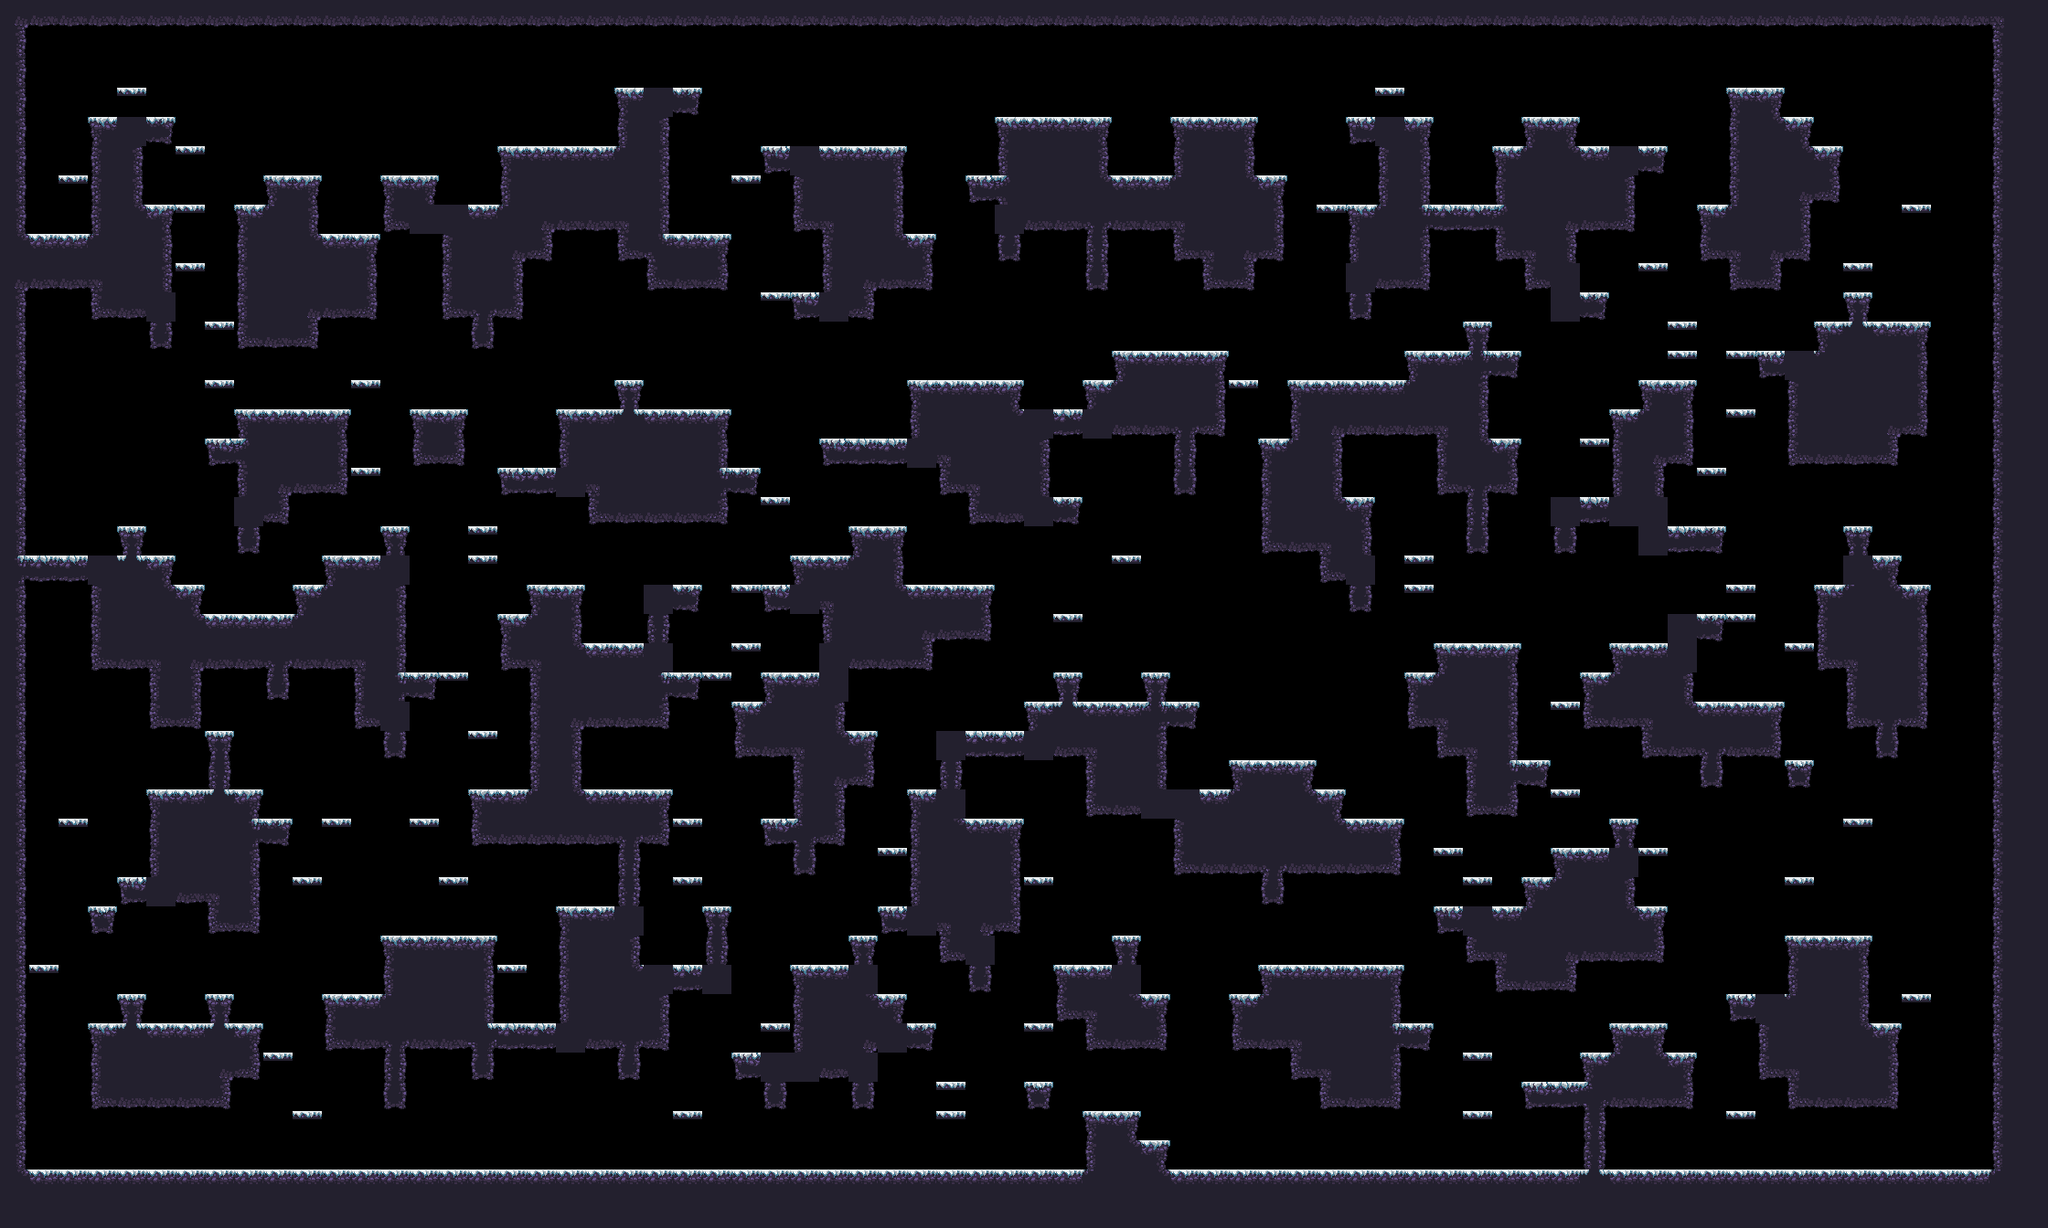

Below is a game level as drawn by its tile map, then a one-line description and the .tmx that defines it (tile-layer data replaced by summaries):
An orthogonal 70x42 tile map with 32x32 px tiles, 1 tile layer (main) and 17 objects (9x spawn, spawnPlayer0, spawnCrown0, spawnPlayer1, spawnCrown1, ...).

<map compressionlevel="0" height="42" infinite="0" nextlayerid="3" nextobjectid="4" orientation="orthogonal" renderorder="right-down" tiledversion="1.3.2" tileheight="32" tilewidth="32" version="1.2" width="70">
 <tileset firstgid="1" source="forest_winter_tile_set.tsx" />
 <layer height="42" id="1" name="main" width="70">
  <data>[2940 cells, 1292 non-empty, 29 distinct tile ids]</data>
 </layer>
 <objectgroup id="2" name="objects"><object id="1" name="spawnPlayer0" x="64" y="208.0" /><object id="2" name="spawnCrown0" x="160" y="80.0" /><object id="3" name="spawnPlayer1" x="2080" y="304.0" /><object id="4" name="spawnCrown1" x="2016" y="112.0" /><object id="5" name="spawnPlayer2" x="64" y="1232.0" /><object id="6" name="spawnCrown2" x="288" y="1232.0" /><object id="7" name="spawnPlayer3" x="2112" y="1232.0" /><object id="8" name="spawnCrown3" x="1920" y="1232.0" /><object id="9" name="spawn" x="736" y="1008.0" /><object id="10" name="spawn" x="608" y="592.0" /><object id="11" name="spawn" x="1760" y="656.0" /><object id="12" name="spawn" x="576" y="464.0" /><object id="13" name="spawn" x="640" y="400.0" /><object id="14" name="spawn" x="608" y="400.0" /><object id="15" name="spawn" x="1088" y="368.0" /><object id="16" name="spawn" x="1280" y="688.0" /><object id="17" name="spawn" x="1472" y="80.0" /></objectgroup></map>
